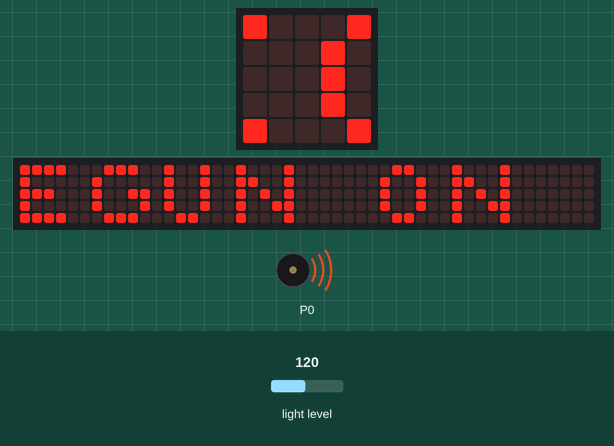
A program run on a simulated BBC micro:bit (MakeCode). Parts: the board's 5×5 LED display, a strip that is not on the board, showing the scrolling text unrolled, buzzer (waves = sounding). The test bench sets the inputs (shaded band); at power-on: light level 120. The 48×5 strip is a reading aid, not a part: it shows the text the display is scrolling, unrolled, one strip-width of it at a time.

Above: at 1.27 s.
1.3 s: light level set to 34
3.3 s: light level set to 27
At 4.42 s:
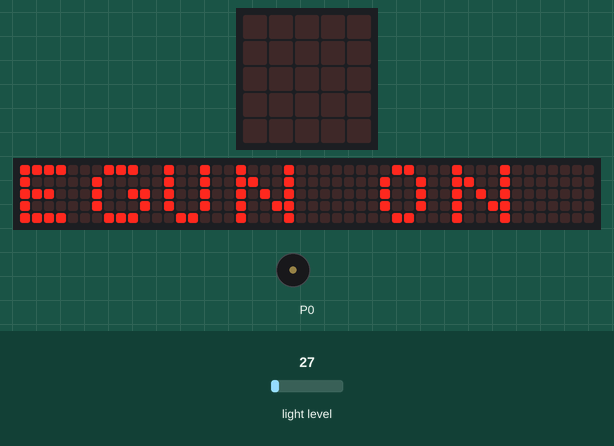
4.8 s: light level set to 64
At 7.05 s:
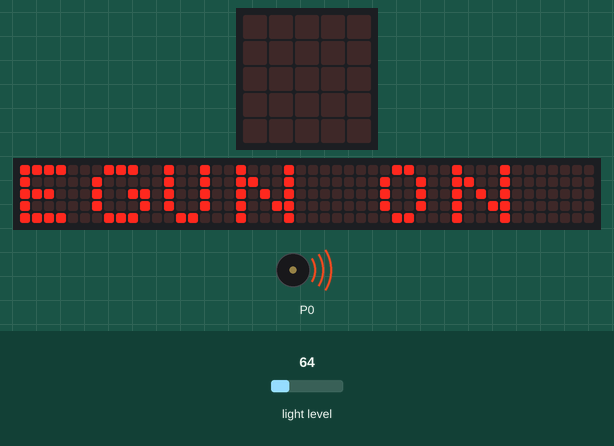
Timing chart, 0 to 14.6 s (numbered marks = the images above; inputs shaded):
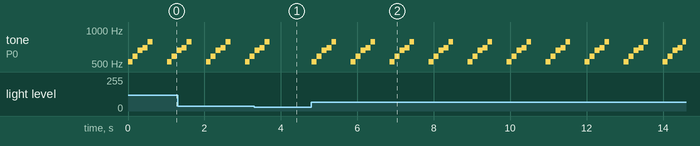

The program:

main.ts
```typescript
basic.forever(function () {
    if (input.lightLevel() > 30) {
        basic.showString("EGUN ON")
    }
})
basic.forever(function () {
    if (input.lightLevel() > 30) {
        music.startMelody(music.builtInMelody(Melodies.JumpUp), MelodyOptions.Once)
        basic.pause(1000)
    }
})
```

test.ts
```typescript
// aquí va el archivo "tests"; esto no se compilará cuando este paquete se utilice como una extensión.
```

Measured:
- the behaviour switches between 31 and 30 on light level (found by bisection; images 0 and 1)
- after the input at 3.3 s, tone on P0: goes on until 3.7 s, then stays silent
- after the input at 4.8 s, tone on P0: silent → 523 Hz at once, then repeats every 1.0 s: 587 Hz 0.13 s, 659 Hz 0.13 s, 698 Hz 0.13 s, 784 Hz 0.13 s, silent 0.38 s, 523 Hz 0.13 s
- by itself, tone on P0: plays 698 Hz for 0.13 s, 784 Hz for 0.13 s, 523 Hz for 0.13 s, 587 Hz for 0.13 s, 659 Hz for 0.13 s, 698 Hz for 0.13 s … (9 notes in this stretch)
- what the display in image 1 shows lasts 0.5 s, from 4.2 s to 4.7 s
